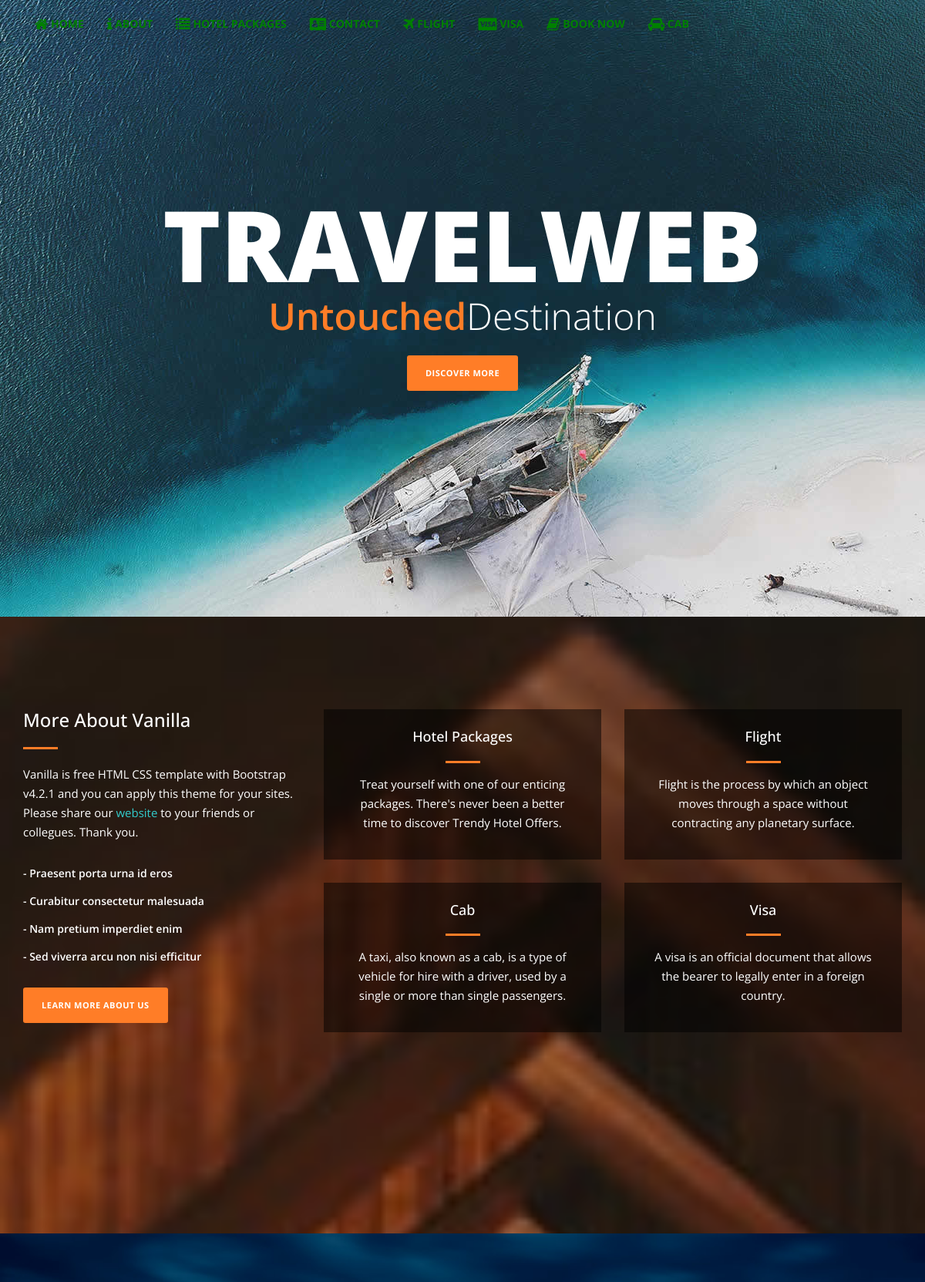
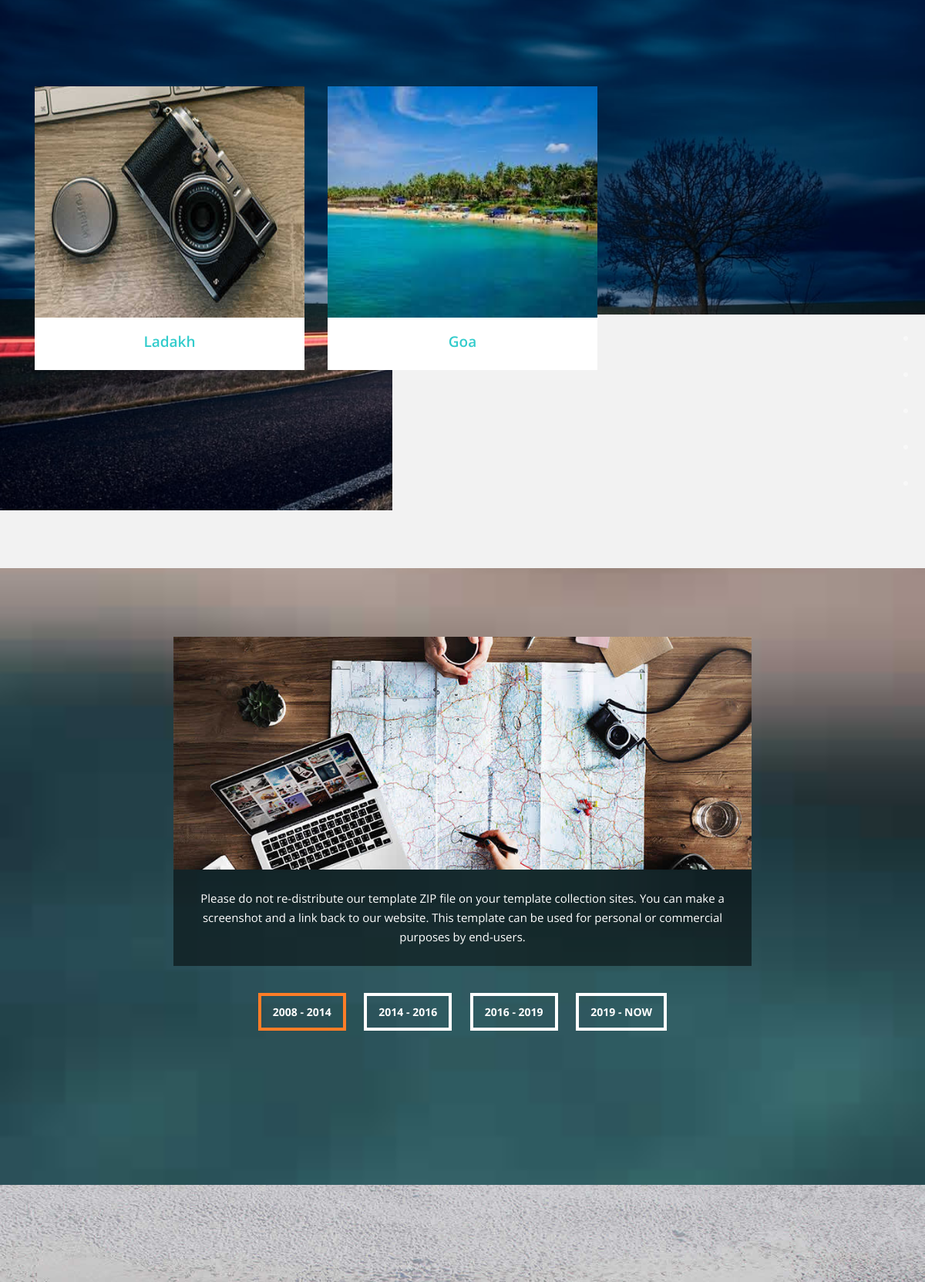
The page / (upper part) on the database its author committed (2 pictures, top to bottom).
### app.py (models this page shows, shortened)
class city(db.Model):
    id = db.Column(db.Integer, primary_key = True)
    name = db.Column(db.String(150))
    img=db.Column(db.String(100))

### app.py (the view)
@app.route('/')
def home():
    l=[]
    result=[]
    stms=city.query.all()
    for stm in stms:
        l.extend([stm.id,stm.name,stm.img])
        result.append(l)
        l=[]
    return render_template('/index.html',res=result)

### templates/index.html (shortened to what this page needs)
<!DOCTYPE html>
<html>
<head>
    <link rel="stylesheet" href="/static/css/navbar.css">
    <link rel="stylesheet" href="/static/css/bootstrap.min.css">
    <link rel="stylesheet" href="/static/css/hero-slider.css">
    <link rel="stylesheet" href="/static/css/templatemo-main.css">
    <link rel="stylesheet" href="/static/css/owl-carousel.css">
    <link rel="stylesheet" href="/static/css/fontAwesome.css">
</head>
<body>
    <nav class="navbar navbar-default bg navbar-expand-sm fixed-top ">
        <div class="container">
            <div class="collapse navbar-collapse" id="Navbar">
                <div class="navbar-nav mr-auto">
                    <a class="nav-link" href="/"><span class="fa fa-home fa-lg"> </span> Home</a></li>
                    <a class="nav-link" href="/"><span class="fa fa-info fa-lg"></span> About</a></li>
                    <a class="nav-link" href="package.html"><span class="fa fa-list fa-lg"></span> Hotel Packages</a></li>
                    <a class="nav-link" href="enquiry-form.html"><span class="fa fa-address-card fa-lg"></span> Contact</a></li>
                    <a class="nav-link" href="booking.html"><span class="fa fa-plane fa-lg"> </span> Flight</a></li>
                    <a class="nav-link" href="#"><span class="fa fa-cc-visa fa-lg"></span> Visa</a></li>
                    <a class="nav-link" href="#"><span class="fa fa-book fa-lg"></span> Book now</a></li>
                    <a class="nav-link" href="#"><span class="fa fa-car fa-lg"></span> Cab</a></li>
                </div>
            </div>
        </div>
    </nav>
    <div class="fixed-side-navbar">
        <ul class="nav flex-column">
            <li class="nav-item"><a class="nav-link" href="index.html"><span>Home</span></a></li>
            <li class="nav-item"><a class="nav-link" href="#services"><span>About</span></a></li>
            <li class="nav-item"><a class="nav-link" href="package.html"><span>Packages</span></a></li>
            <li class="nav-item"><a class="nav-link" href="booking.html"><span>Book Now</span></a></li>
            <li class="nav-item"><a class="nav-link" href="#contact-us"><span>Contact Us</span></a></li>
        </ul>
    </div>
    <div class="parallax-content baner-content" id="home">
        <div class="container">
            <div class="first-content">
                <h1>Travelweb</h1>
                <span><em>Untouched</em>Destination</span>
                <div class="primary-button">
                    <a href="#services">Discover More</a>
                </div>
            </div>
        </div>
    </div>
    <div class="service-content" id="services">
        <div class="container">
            <div class="row">
                <div class="col-md-4">
                    <div class="left-text">
                        <h4>More About Vanilla</h4>
                        <div class="line-dec"></div>
                        <p>Vanilla is free HTML CSS template with Bootstrap v4.2.1 and you can apply this theme for your sites. Please share our <a rel="nofollow" href="https://templatemo.com">website</a> to your friends or collegues. Thank you.</p>
                        <ul>
                            <li>- Praesent porta urna id eros</li>
                            <li>- Curabitur consectetur malesuada</li>
                            <li>- Nam pretium imperdiet enim</li>
                            <li>- Sed viverra arcu non nisi efficitur</li>
                        </ul>
                        <div class="primary-button">
                            <a href="#portfolio">Learn More About Us</a>
                        </div>
                    </div>
                </div>
                <div class="col-md-8">
                    <div class="row">
                        <a href="/enquiry_form" style="text-decoration: none;">
                            <div class="col-md-6">
                                <div class="service-item">
                                    <h4>Hotel Packages</h4>
                                    <div class="line-dec"></div>
                                    <p>Treat yourself with one of our enticing packages. There's never been a better time to discover Trendy Hotel Offers.
                                    </p>
                                </div>
                        </a>
                        </div>
                        <a href="/enquiry_form" style="text-decoration: none;">
                            <div class="col-md-6">
                                <div class="service-item">
                                    <h4>Flight</h4>
                                    <div class="line-dec"></div>
                                    <p>Flight is the process by which an object moves through a space without contracting any planetary surface.</p>
                                </div>
                        </a>
                        </div>
                        <a href="/enquiry_form" style="text-decoration: none;">
                            <div class="col-md-6">
                                <div class="service-item">
                                    <h4>Cab</h4>
                                    <div class="line-dec"></div>
                                    <p>A taxi, also known as a cab, is a type of vehicle for hire with a driver, used by a single or more than single passengers.</p>
                                </div>
                        </a>
                        </div>
                        <a href="/enquiry_form" style="text-decoration: none;">
                            <div class="col-md-6">
                                <div class="service-item">
                                    <h4>Visa</h4>
                                    <div class="line-dec"></div>
                                    <p>A visa is an official document that allows the bearer to legally enter in a foreign country.</p>
                                </div>
                        </a>
                        </div>
                    </div>
    <div class="parallax-content projects-content" id="portfolio">
        <div class="container">
            <div class="row">
                <div class="col-md-12">
                    <div id="owl-testimonials" class="owl-carousel owl-theme">
                        {% for i in res %}
                        <div class="item">
                            <div class="testimonials-item">
                                <a href="/package_/{{i[1]}}"><img src="{{i[2]}}" width="300px" height="300px" alt=""></a>
                                <div class="text-content">
                                    <a href="/package_/{{i[1]}}">
                                        <h4>{{i[1]}}</h4>
                                    </a>
                                </div>
                            </div>
                        </div>
                        {% endfor %}
                    </div>
                </div>
            </div>
        </div>
    </div>
    <div class="tabs-content" id="our-story">
        <div class="container">
            <div class="row">
                <div class="col-md-8 mx-auto">
                    <div class="wrapper">
                        <section id="first-tab-group" class="tabgroup">
                            <div id="tab1">
                                <img src="/static/img/1st-tab.jpg" alt="">
                                <p>Please do not re-distribute our template ZIP file on your template collection sites. You can make a screenshot and a link back to our website. This template can be used for personal or commercial purposes by end-users.</p>
                            </div>
                        </section>
                        <ul class="tabs clearfix" data-tabgroup="first-tab-group">
                            <li><a href="#tab1" class="active">2008 - 2014</a></li>
                            <li><a href="#tab2">2014 - 2016</a></li>
                            <li><a href="#tab3">2016 - 2019</a></li>
                            <li><a href="#tab4">2019 - Now</a></li>
                        </ul>
                    </div>
                </div>
            </div>
        </div>
    </div>
    <div class="parallax-content contact-content" id="contact-us">
    </div>
</body>
</html>

### static/css/navbar.css (style rules this page uses)
.bg { background: transparent !important; transition: 0.75s ease; }
.nav-link { margin: 0px 20px; justify-content: space-between; display: inline-block; margin-top: 10px; font-size: 14px; color:white; font-weight: bolder; text-transform: uppercase; border-radius: 25px; }

### static/css/hero-slider.css (style rules this page uses)
*, *::after, *::before { -webkit-box-sizing: border-box; -moz-box-sizing: border-box; box-sizing: border-box; }
html { font-size: 62.5%; }
body { font-family: "Open Sans", sans-serif; color: #2c343b; background-color: #f2f2f2; }
a { color: #d44457; text-decoration: none; }
img { max-width: 100%; }

### templates/index.html (style rules this page uses)
html, body { width: 100%; height: 100%; }

### rows shown on the page
city: img (picture), name "Ladakh"
city: img (picture), name "Goa"
